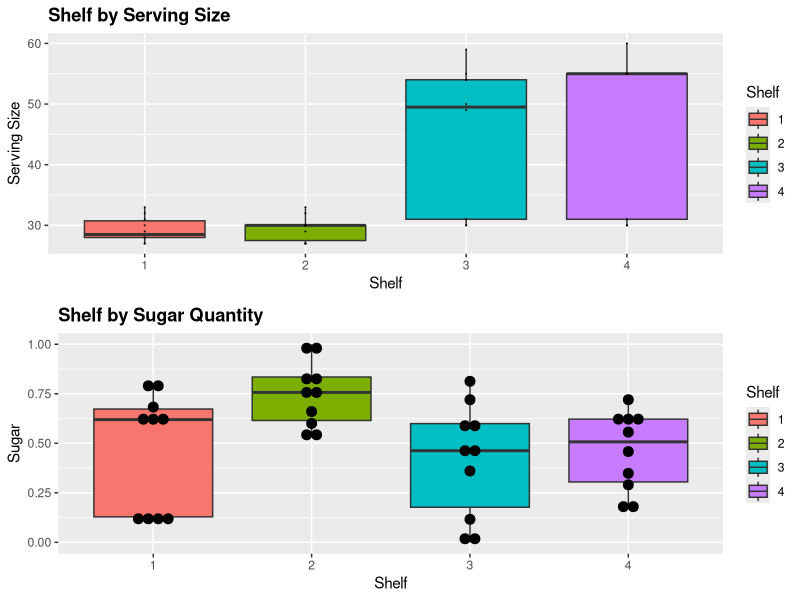
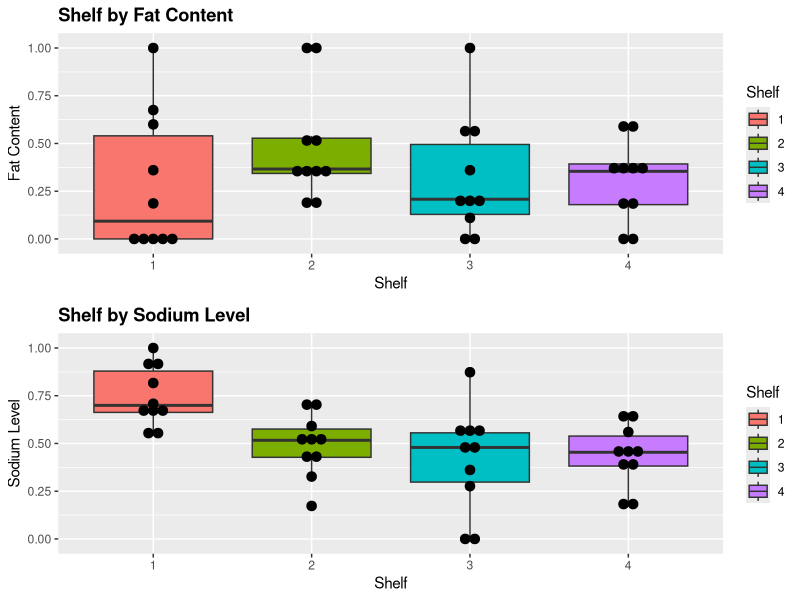
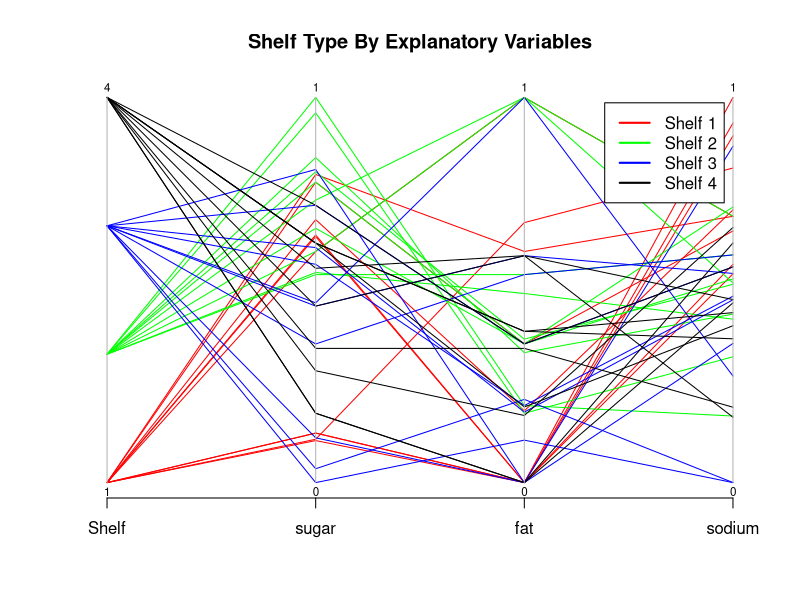
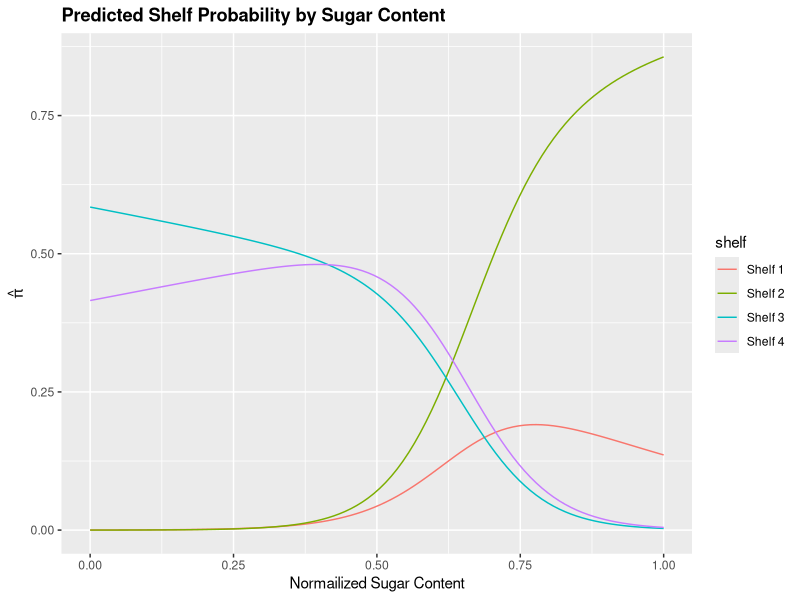

Reproduce these figures in R, in order.
## ---- chunk 1
#install.packages("MASS")
#install.packages("ggplot2")
# install.packages("MASS")
library(tidyverse)
library(patchwork)
library(MASS)
library(ggplot2)   

## To assemble multiple plots
library(gridExtra)

# multinomial regression
library(nnet)

# car pacakge for testing
library(car)
## ---- chunk 2
cereal <- read_csv("../data/short-questions/cereal_dillons.csv")
## ---- chunk 3
# reformatting the explanatory variables
# cereal$Shelf <- factor(cereal$Shelf)
cereal$Cereal <- factor(cereal$Cereal)

# normalize the explanatory variables
# 1. divide by serving size
# 2. normalized

stand01 <- function(x) {
  (x - min(x)) / (max(x) - min(x))
}

cereal2 <- data.frame(
  Shelf = cereal$Shelf,
  size = cereal$size_g,
  sugar = stand01(x = cereal$sugar_g / cereal$size_g),
  fat = stand01(x = cereal$fat_g / cereal$size_g),
  sodium = stand01(x = cereal$sodium_mg / cereal$size_g)
)
summary(cereal2)
## ---- chunk 4
p1 <- cereal2 %>%
  mutate(Shelf = as.factor(Shelf)) %>%
  ggplot(aes(Shelf, size)) +
  geom_boxplot(aes(fill = Shelf)) +
  geom_dotplot(binaxis = "y", stackdir = "center", binwidth = 0.05) +
  # coord_flip() +
  ggtitle("Shelf by Serving Size") +
  theme(plot.title = element_text(lineheight = 1, face = "bold")) +
  ylab("Serving Size") +
  xlab("Shelf")

p2 <- cereal2 %>%
  mutate(Shelf = as.factor(Shelf)) %>%
  ggplot(aes(Shelf, sugar)) +
  geom_boxplot(aes(fill = Shelf)) +
  geom_dotplot(binaxis = "y", stackdir = "center", binwidth = 0.05) +
  # coord_flip() +
  ggtitle("Shelf by Sugar Quantity") +
  theme(plot.title = element_text(lineheight = 1, face = "bold")) +
  ylab("Sugar") +
  xlab("Shelf")

p3 <- cereal2 %>%
  mutate(Shelf = as.factor(Shelf)) %>%
  ggplot(aes(Shelf, fat)) +
  geom_boxplot(aes(fill = Shelf)) +
  geom_dotplot(binaxis = "y", stackdir = "center", binwidth = 0.05) +
  # coord_flip() +
  ggtitle("Shelf by Fat Content") +
  theme(plot.title = element_text(lineheight = 1, face = "bold")) +
  ylab("Fat Content") +
  xlab("Shelf")

p4 <- cereal2 %>%
  mutate(Shelf = as.factor(Shelf)) %>%
  ggplot(aes(Shelf, sodium)) +
  geom_boxplot(aes(fill = Shelf)) +
  geom_dotplot(binaxis = "y", stackdir = "center", binwidth = 0.05) +
  # coord_flip() +
  ggtitle("Shelf by Sodium Level") +
  theme(plot.title = element_text(lineheight = 1, face = "bold")) +
  ylab("Sodium Level") +
  xlab("Shelf")


grid.arrange(p1, p2, nrow = 2, ncol = 1)
grid.arrange(p3, p4, nrow = 2, ncol = 1)
## ---- chunk 5
# for ease of visualization, Adding shelf here.
cols <- c("red", "green", "blue", "black")
parcoord(cereal2[c("Shelf", "sugar", "fat", "sodium")],
  col = cols[cereal2$Shelf], var.label = TRUE,
  main = "Shelf Type By Explanatory Variables"
)
legend("topright",
  legend = c("Shelf 1", "Shelf 2", "Shelf 3", "Shelf 4"),
  lwd = 2, col = cols, inset = 0.05
)
## ---- chunk 6
model_cereal_shelves_linear <- multinom(
  formula = Shelf ~ sugar
    + fat
    + sodium,
  data = cereal2
)

summary(model_cereal_shelves_linear)

model_cereal_shelves_quadratic <- multinom(
  formula = Shelf ~ sugar
    + fat
    + sodium
    + sugar:fat
    + sugar:sodium
    + fat:sodium
    + sugar:fat:sodium,
  data = cereal2
)

summary(model_cereal_shelves_quadratic)
## ---- chunk 7
lrt_cereal_main_effects <- Anova(model_cereal_shelves_linear, test = "LR")
lrt_cereal_main_effects
## ---- chunk 8
lrt_cereal_quadratic_effects <- anova(model_cereal_shelves_linear,
  model_cereal_shelves_quadratic,
  test = "Chisq"
)
lrt_cereal_quadratic_effects
## ---- chunk 9
# create a data set with stadardized value
new.data <- data.frame(
  "Cereal" = "Apple Jack",
  "size" = 28,
  "sugar" = 12,
  "fat" = 0.5,
  "sodium" = 130
)

# standardized the data
new.data$sugar <- new.data$sugar / new.data$size
new.data$fat <- new.data$fat / new.data$size
new.data$sodium <- new.data$sodium / new.data$size

new.data$size <- ((new.data$size - min(cereal$size_g))
/ (max(cereal$size_g) - min(cereal$size_g)))

new.data$sugar <- ((new.data$sugar - min(cereal$sugar_g))
/ (max(cereal$sugar_g) - min(cereal$sugar_g)))

new.data$fat <- ((new.data$fat - min(cereal$fat_g))
/ (max(cereal$fat_g) - min(cereal$fat_g)))

new.data$sodium <- ((new.data$sodium - min(cereal$sodium_mg))
/ (max(cereal$sodium_mg) - min(cereal$sodium_mg)))

# get model prediction for the given inputs
aj_shelf_probs <- predict(model_cereal_shelves_linear,
  newdata = new.data,
  type = "probs"
)

data.frame(pi.hat=round(aj_shelf_probs,5))
## ---- chunk 10
# stats taken from summary(cereal2) statistics from earlier
min_sugar <- 0
max_sugar <- 1

mean_fat <- 0.3476
mean_sodium <- 0.5240  

shelfs <- function(s) {
    new.data <- data.frame("sugar" = s,
                           "fat" = mean_fat,
                           "sodium" = mean_sodium)
    pred.prob <- predict(model_cereal_shelves_linear, 
                         newdata = new.data, type = "probs")
    
    outputs <- data.frame(pi.hat=round(pred.prob,10))
    return(outputs)
}


model.preds <- data.frame(x = seq(0, 1, length.out=100), 
                          values=c(shelfs(seq(0, 1, length.out=100))$pi.hat.1,
                                  shelfs(seq(0, 1, length.out=100))$pi.hat.2,
                                  shelfs(seq(0, 1, length.out=100))$pi.hat.3,
                                  shelfs(seq(0, 1, length.out=100))$pi.hat.4),
                          shelf = rep(c("Shelf 1", "Shelf 2", "Shelf 3", "Shelf 4"), 
                          each = 100))

ggplot(model.preds,                                   # Draw ggplot2 plot
       aes(x, values, col = shelf)) +
  geom_line() +
  ggtitle("Predicted Shelf Probability by Sugar Content") +
  theme(plot.title = element_text(lineheight=1, face="bold")) +
  ylab(expression(hat(pi))) +
  xlab("Normailized Sugar Content")
## ---- chunk 11
# get the standard deviations
sd.cereal <- apply(X = cereal2[c('sugar', 'fat', 'sodium')], MARGIN = 2, FUN = sd)
c.value <- round(sd.cereal, 4)
cat("Explanatory Variables Standard Deviation: \n", c.value, "\n\n")

# get the estimated parameters for each shelf level
beta.hat2 <- coefficients(model_cereal_shelves_linear)[1,2:4]
beta.hat3 <- coefficients(model_cereal_shelves_linear)[2,2:4]
beta.hat4 <- coefficients(model_cereal_shelves_linear)[3,2:4]


# Odds for j = 2 vs j = 1 (Shelf 2 vs Shelf 1)
l1<-round(1/exp(c.value*beta.hat2 ), 4)

# Odds for j = 3 vs j = 1 (Shelf 3 vs Shelf 1)
l2<-round(1/exp(c.value*beta.hat3 ), 4)

# Odds for j = 4 vs j = 1 (Shelf 4 vs Shelf 1)
l3<-round(1/exp(c.value*beta.hat4 ), 4)


odds_ratios <- rbind(l1, l2, l3)
odds_ratios
## ---- chunk 12
drinks <- read_csv("../data/short-questions/DeHartSimplified.csv")
## ---- chunk 13
